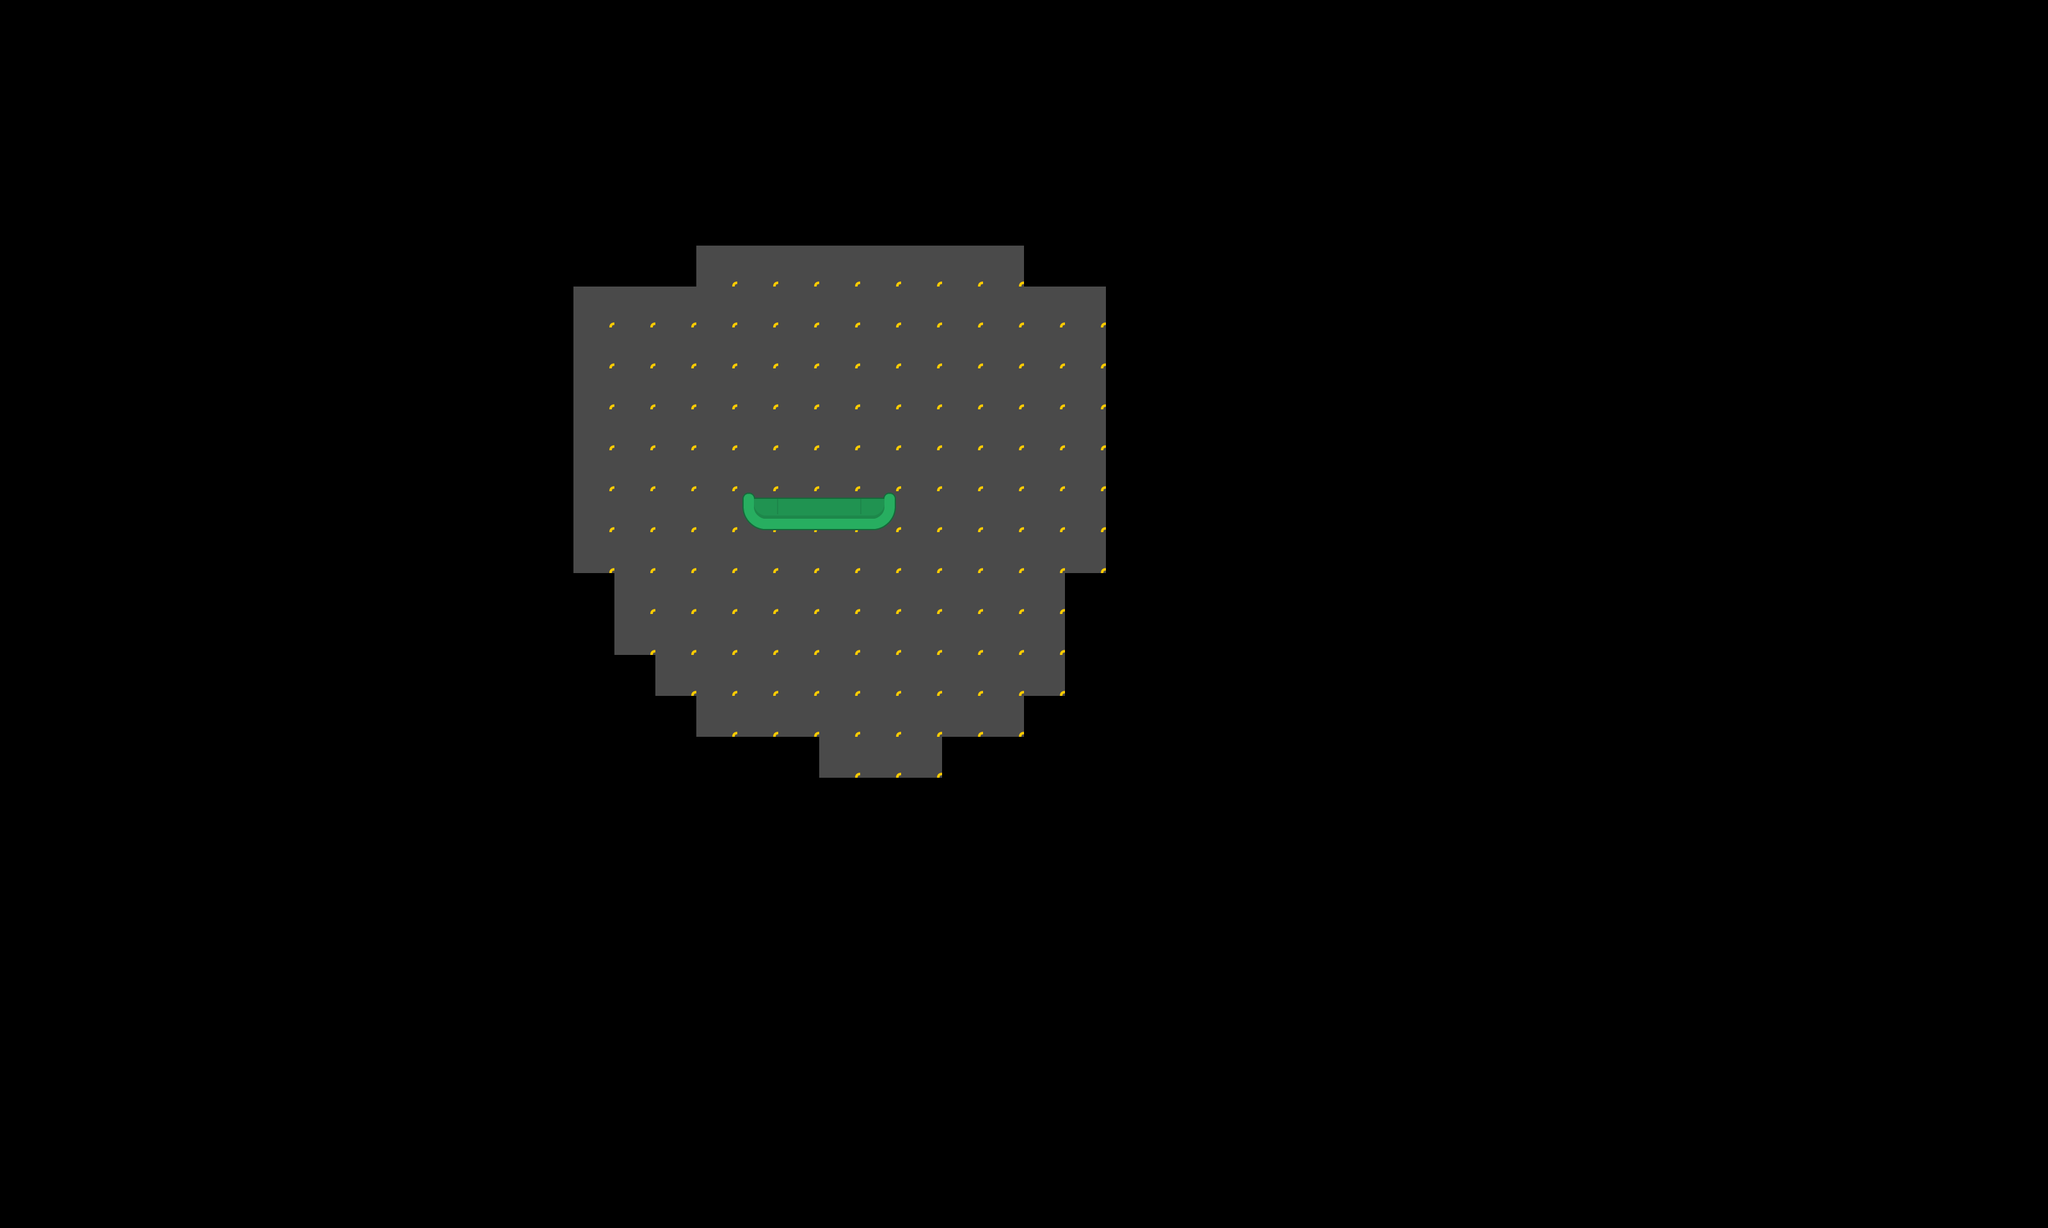

A level layout from a 2D game, rendered from its tile map. Below: a short description, then the map file with tile-grid data replaced by summaries:
An orthogonal 50x30 tile map with 64x64 px tiles, 2 tile layers (Capa de patrones 1, something) and 24 objects (23x wall, player).

<map version="1.10" tiledversion="1.10.2" orientation="orthogonal" renderorder="right-down" width="50" height="30" tilewidth="64" tileheight="64" infinite="0" nextlayerid="4" nextobjectid="28">
 <tileset firstgid="1" source="../img/Kenney Topdown Pack.tsx" />
 <layer id="1" name="Capa de patrones 1" width="50" height="30">
  <data>[1500 cells, 142 non-empty, 1 distinct tile ids]</data>
 </layer>
 <layer id="2" name="something" width="50" height="30">
  <data>[1500 cells, 4 non-empty, 3 distinct tile ids]</data>
 </layer>
 <objectgroup id="3" name="objects">
  <object id="1" name="player" x="1232" y="656" width="32" height="32" />
  <object id="4" name="wall" x="1184" y="784" width="192" height="32" />
  <object id="5" name="wall" x="1728" y="448" width="16" height="448" />
  <object id="6" name="wall" x="1088" y="368" width="512" height="16" />
  <object id="7" name="wall" x="1600" y="384" width="16" height="64" />
  <object id="8" name="wall" x="1616" y="432" width="112" height="16" />
  <object id="9" name="wall" x="1072" y="384" width="16" height="64" />
  <object id="10" name="wall" x="896" y="432" width="176" height="16" />
  <object id="12" name="wall" x="896" y="896" width="64" height="16" />
  <object id="13" name="wall" x="896" y="448" width="16" height="448" />
  <object id="14" name="wall" x="1664" y="912" width="16" height="176" />
  <object id="15" name="wall" x="960" y="1024" width="64" height="16" />
  <object id="16" name="wall" x="1072" y="1104" width="16" height="48" />
  <object id="17" name="wall" x="1024" y="1088" width="64" height="16" />
  <object id="18" name="wall" x="1008" y="1024" width="16" height="48" />
  <object id="19" name="wall" x="1088" y="1152" width="192" height="16" />
  <object id="20" name="wall" x="1264" y="1168" width="16" height="48" />
  <object id="21" name="wall" x="1280" y="1216" width="192" height="16" />
  <object id="22" name="wall" x="1472" y="1168" width="16" height="48" />
  <object id="23" name="wall" x="1472" y="1152" width="128" height="16" />
  <object id="24" name="wall" x="1600" y="1104" width="16" height="48" />
  <object id="25" name="wall" x="1600" y="1088" width="64" height="16" />
  <object id="26" name="wall" x="944" y="896" width="16" height="112" />
  <object id="27" name="wall" x="1664" y="896" width="64" height="16" />
 </objectgroup>
</map>
